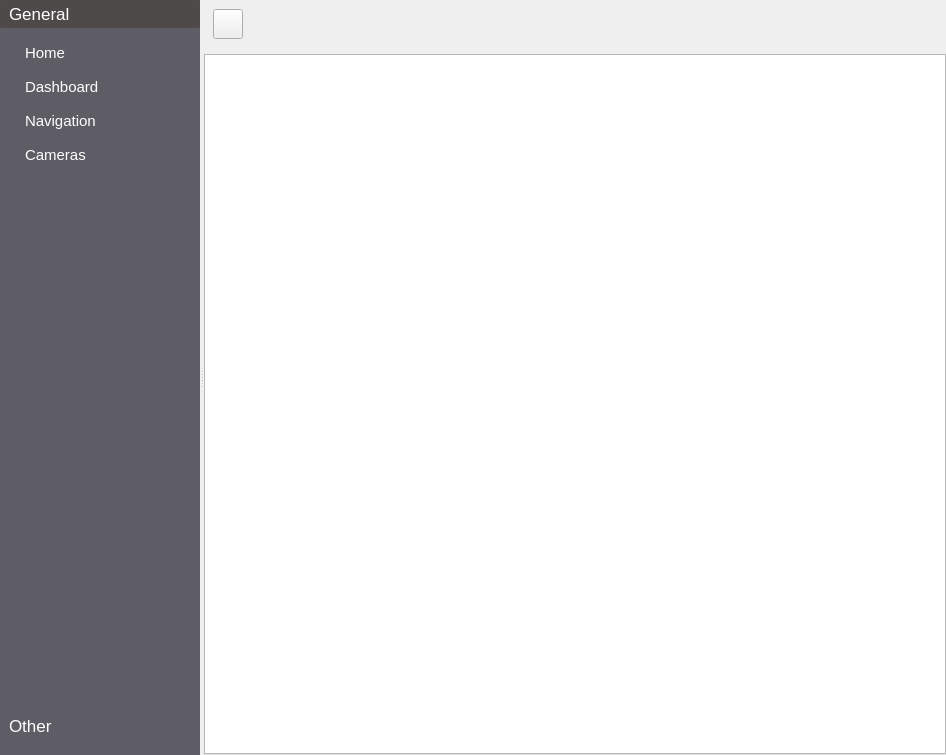
<?xml version="1.0" encoding="UTF-8"?>
<ui version="4.0">
 <class>MainWindow</class>
 <widget class="QMainWindow" name="MainWindow">
  <property name="geometry">
   <rect>
    <x>0</x>
    <y>0</y>
    <width>946</width>
    <height>755</height>
   </rect>
  </property>
  <property name="windowTitle">
   <string>MainWindow</string>
  </property>
  <widget class="QWidget" name="centralwidget">
   <layout class="QGridLayout" name="gridLayout_3">
    <property name="leftMargin">
     <number>0</number>
    </property>
    <property name="topMargin">
     <number>0</number>
    </property>
    <property name="rightMargin">
     <number>0</number>
    </property>
    <property name="bottomMargin">
     <number>0</number>
    </property>
    <item row="0" column="0">
     <widget class="QSplitter" name="splitter">
      <property name="orientation">
       <enum>Qt::Horizontal</enum>
      </property>
      <widget class="QWidget" name="menu_widget" native="true">
       <property name="minimumSize">
        <size>
         <width>150</width>
         <height>0</height>
        </size>
       </property>
       <property name="maximumSize">
        <size>
         <width>200</width>
         <height>16777215</height>
        </size>
       </property>
       <property name="styleSheet">
        <string notr="true">background-color: rgb(94, 92, 100);
color: #fff;
border: none;</string>
       </property>
       <layout class="QGridLayout" name="gridLayout">
        <property name="bottomMargin">
         <number>15</number>
        </property>
        <property name="spacing">
         <number>0</number>
        </property>
        <item row="0" column="0">
         <widget class="QToolBox" name="tool_box">
          <property name="font">
           <font>
            <pointsize>13</pointsize>
           </font>
          </property>
          <property name="styleSheet">
           <string notr="true">#tool_box {
	color: #fff;
}

#tool_box::tab {
	padding-left: 5px;
	text-align: left;
	border-radius: 2px;
}

#tool_box::tab::selected {
	background-color : rgb(78, 74, 74);
}

#tool_box QPushButton {
	padding: 5px 0px 5px 20px;
	text-align: left;
	border-radius: 3px;
}

#tool_box QPushButton:hover {
	background-color: rgb(67, 78, 68);
}

#tool_box QPushButton:checked {
	background-color: ;
	background-color: rgb(42, 94, 43);
}</string>
          </property>
          <property name="currentIndex">
           <number>0</number>
          </property>
          <widget class="QWidget" name="page_general">
           <property name="geometry">
            <rect>
             <x>0</x>
             <y>0</y>
             <width>182</width>
             <height>663</height>
            </rect>
           </property>
           <property name="font">
            <font>
             <pointsize>11</pointsize>
            </font>
           </property>
           <attribute name="icon">
            <iconset resource="../static/resource.qrc">
             <normaloff>:/icons/icons/home.png</normaloff>:/icons/icons/home.png</iconset>
           </attribute>
           <attribute name="label">
            <string>General</string>
           </attribute>
           <layout class="QVBoxLayout" name="verticalLayout">
            <property name="leftMargin">
             <number>5</number>
            </property>
            <property name="topMargin">
             <number>5</number>
            </property>
            <property name="rightMargin">
             <number>5</number>
            </property>
            <property name="bottomMargin">
             <number>10</number>
            </property>
            <item>
             <widget class="QPushButton" name="pb_home">
              <property name="focusPolicy">
               <enum>Qt::NoFocus</enum>
              </property>
              <property name="text">
               <string>Home</string>
              </property>
              <property name="checkable">
               <bool>true</bool>
              </property>
             </widget>
            </item>
            <item>
             <widget class="QPushButton" name="pb_dashboard">
              <property name="focusPolicy">
               <enum>Qt::NoFocus</enum>
              </property>
              <property name="text">
               <string>Dashboard</string>
              </property>
              <property name="checkable">
               <bool>true</bool>
              </property>
             </widget>
            </item>
            <item>
             <widget class="QPushButton" name="pb_navigation">
              <property name="focusPolicy">
               <enum>Qt::NoFocus</enum>
              </property>
              <property name="text">
               <string>Navigation</string>
              </property>
              <property name="checkable">
               <bool>true</bool>
              </property>
             </widget>
            </item>
            <item>
             <widget class="QPushButton" name="pb_cameras">
              <property name="text">
               <string>Cameras</string>
              </property>
             </widget>
            </item>
            <item>
             <spacer name="verticalSpacer">
              <property name="orientation">
               <enum>Qt::Vertical</enum>
              </property>
              <property name="sizeHint" stdset="0">
               <size>
                <width>20</width>
                <height>661</height>
               </size>
              </property>
             </spacer>
            </item>
           </layout>
          </widget>
          <widget class="QWidget" name="page_other">
           <property name="geometry">
            <rect>
             <x>0</x>
             <y>0</y>
             <width>100</width>
             <height>30</height>
            </rect>
           </property>
           <attribute name="icon">
            <iconset resource="../static/resource.qrc">
             <normaloff>:/icons/icons/question.png</normaloff>:/icons/icons/question.png</iconset>
           </attribute>
           <attribute name="label">
            <string>Other</string>
           </attribute>
          </widget>
         </widget>
        </item>
       </layout>
      </widget>
      <widget class="QWidget" name="main_widget" native="true">
       <layout class="QGridLayout" name="gridLayout_2">
        <item row="0" column="0">
         <widget class="QWidget" name="widget" native="true">
          <layout class="QVBoxLayout" name="verticalLayout_2">
           <item>
            <widget class="QPushButton" name="pb_toggle_menu">
             <property name="minimumSize">
              <size>
               <width>30</width>
               <height>30</height>
              </size>
             </property>
             <property name="maximumSize">
              <size>
               <width>30</width>
               <height>30</height>
              </size>
             </property>
             <property name="focusPolicy">
              <enum>Qt::NoFocus</enum>
             </property>
             <property name="text">
              <string/>
             </property>
             <property name="icon">
              <iconset resource="../static/resource.qrc">
               <normaloff>:/icons/icons/arrow-left.png</normaloff>
               <normalon>:/icons/icons/arrow-right.png</normalon>:/icons/icons/arrow-left.png</iconset>
             </property>
             <property name="iconSize">
              <size>
               <width>51</width>
               <height>35</height>
              </size>
             </property>
             <property name="checkable">
              <bool>true</bool>
             </property>
            </widget>
           </item>
          </layout>
         </widget>
        </item>
        <item row="1" column="0">
         <widget class="QTabWidget" name="tab_widget">
          <property name="styleSheet">
           <string notr="true">#tab_widget {
	background-color: #fff;
}

QTabBar::close-button {
	margin-left: 3px;
	image: url(:/icons/icons/close1.png);
}

QTabBar::close-button:hover {
	image: url(:/icons/icons/close2.png);
}</string>
          </property>
          <property name="currentIndex">
           <number>-1</number>
          </property>
          <property name="tabsClosable">
           <bool>true</bool>
          </property>
         </widget>
        </item>
       </layout>
      </widget>
     </widget>
    </item>
   </layout>
  </widget>
 </widget>
 <resources>
  <include location="../static/resource.qrc"/>
 </resources>
 <connections>
  <connection>
   <sender>pb_toggle_menu</sender>
   <signal>toggled(bool)</signal>
   <receiver>menu_widget</receiver>
   <slot>setHidden(bool)</slot>
   <hints>
    <hint type="sourcelabel">
     <x>300</x>
     <y>20</y>
    </hint>
    <hint type="destinationlabel">
     <x>275</x>
     <y>5</y>
    </hint>
   </hints>
  </connection>
 </connections>
</ui>
